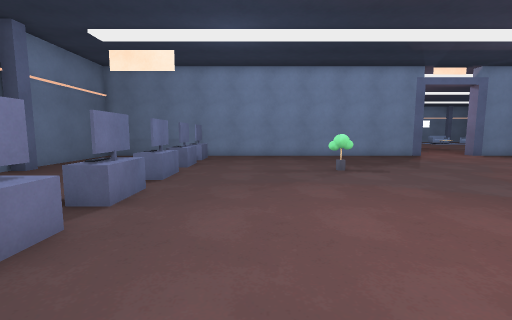
View 1 (above)

21 first-person views from a walk through a scene from a Unity 3-D project. The camera is 1.3 m above the floor, tilts 6° down and sees 90° across. The floor is counted in squares, 1 m on a side. Each view is taken from the middle of a square. On the plan, view 1 faces up. The plan holds only what a view shows up to about 13 squares ahead; the rest is blank. The place goes on beyond the plan. The player is left out.

View 2
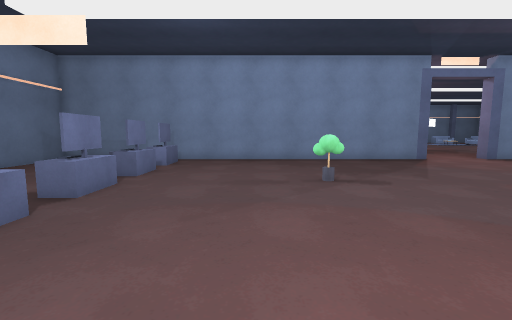

View 3
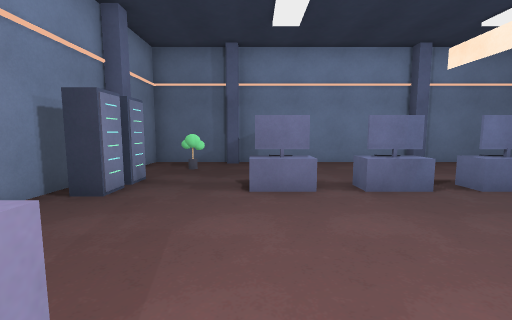

View 4
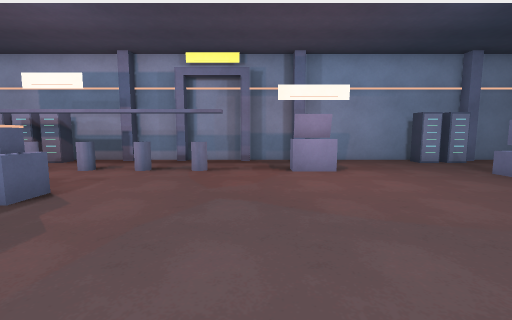

View 5
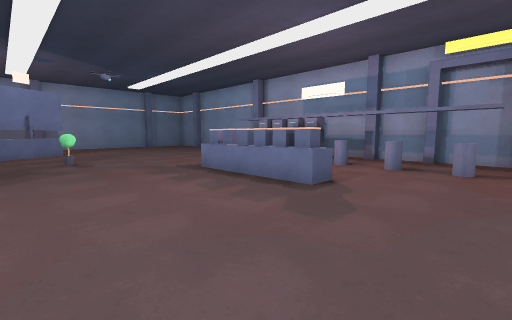

View 6
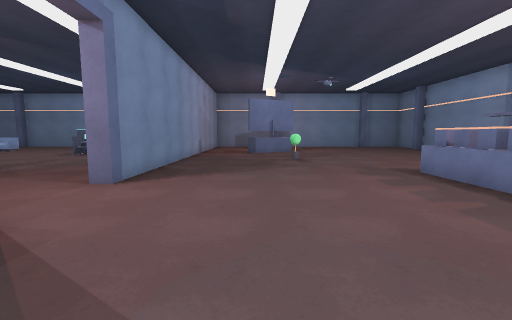

View 7
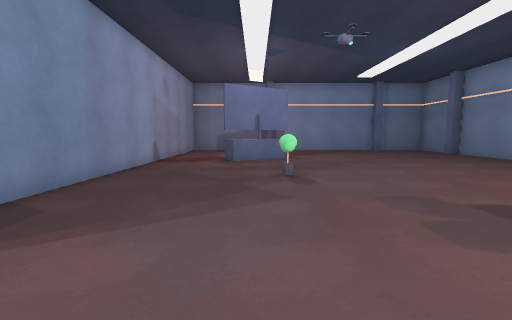

View 8
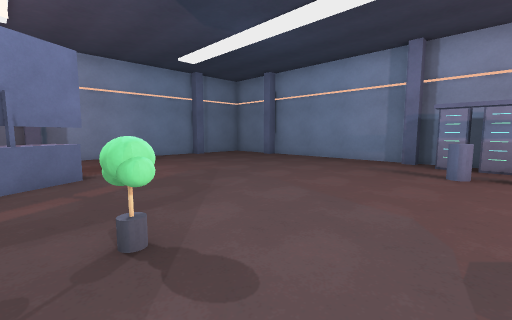

View 9
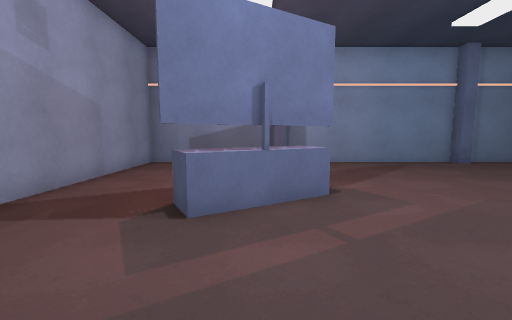

View 10
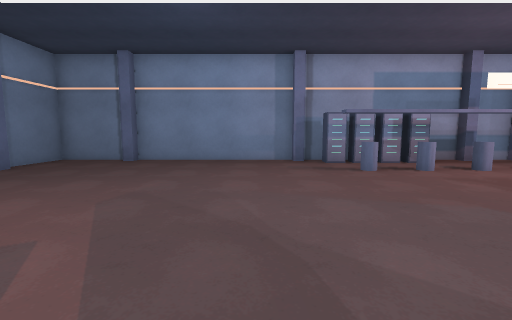

View 11
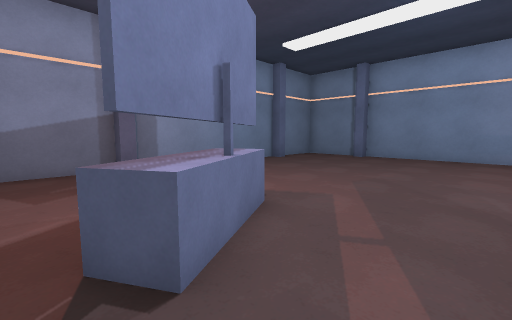

View 12
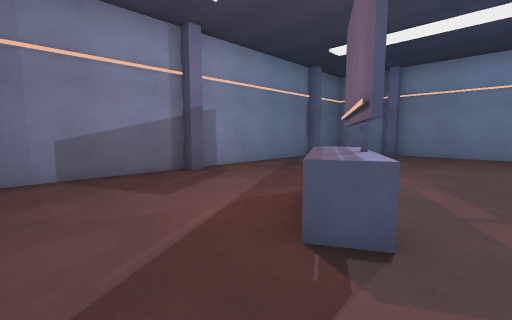

View 13
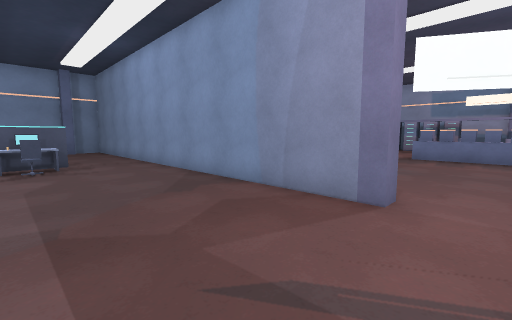

View 14
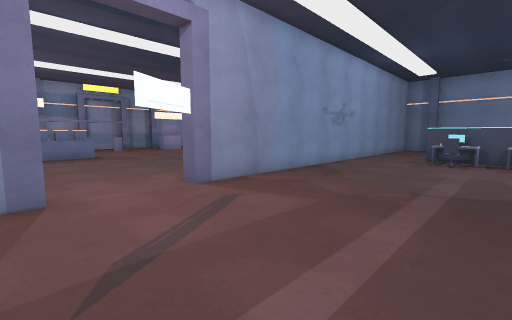

View 15
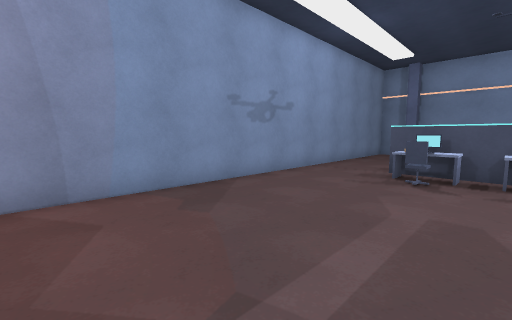

View 16
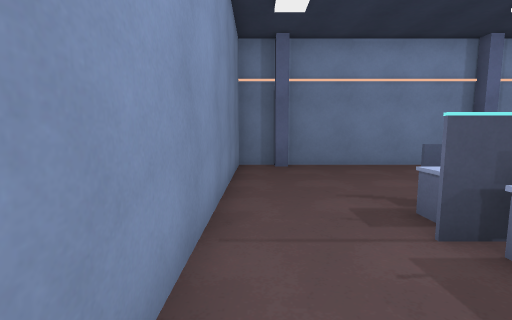

View 17
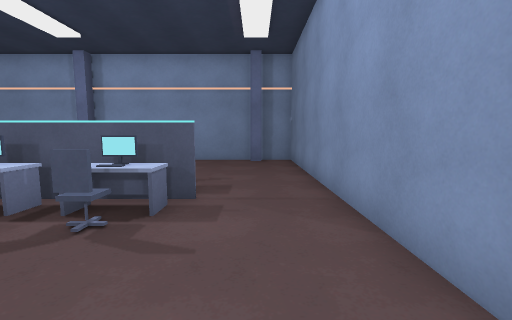

View 18
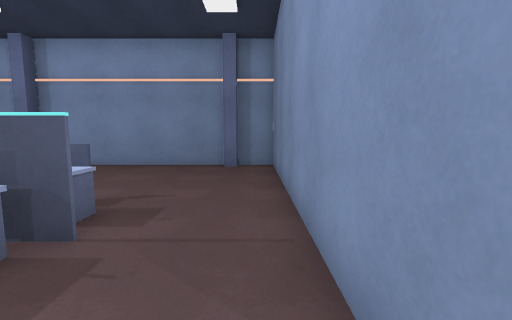

View 19
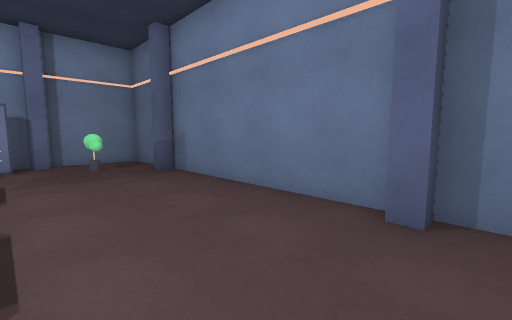

View 20
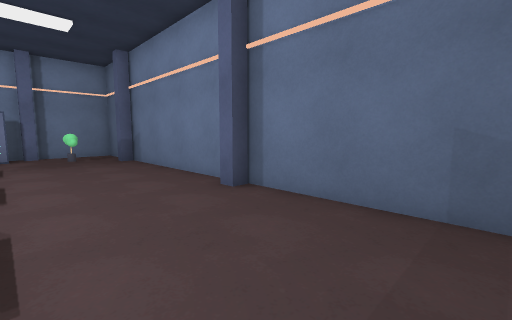

View 21
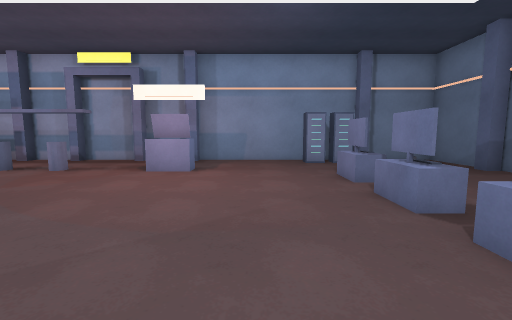

### Floor plan
Points are (right, up) in squares from view 1. A wall is a line through its corners. A room is listed if a view was taken in it or the views show most of it. See-through windows are left out.
Room 1 (views 1, 2, 3, 4, 5, 6, 7, 8, 9, 10, 11, 12, 13, 14, 15, 16, 17, 18, 19, 20, 21)
walls: (8.5, 14.7) (-8.5, 14.7) (-8.5, 9.3) (-8, 9.3) (-8, 8.8); (13.4, 15.3) (30.5, 15.3) (30.5, 16.8); (8.6, -2.5) (10.7, -2.5) (10.7, -2) (11.2, -2) (11.2, -2.5) (18.7, -2.5) (18.7, -2) (19.2, -2) (19.2, -2.5) (26.7, -2.5) (26.7, -2) (27.2, -2); (5.8, -2.5) (8.3, -2.5) (8.3, -2) (8.8, -2); (3.1, -2.5) (5.3, -2.5) (5.3, -2) (5.8, -2); (23, 18.1) (23, 21.5); (-1, 21.1) (-1, 18.1); (29.9, 8.6) (29.9, 9.3) (30.5, 9.3) (30.5, 14.7) (13.4, 14.7); (-8.5, 8.8) (-8.5, 1.3) (-8, 1.3) (-8, 0.8); (-5.4, -2) (-4.8, -2) (-4.8, -2.5) (2.7, -2.5) (2.7, -2) (3.2, -2); (27.5, -2.5) (30.5, -2.5) (30.5, 0.4); (-8.2, 15.3) (8.6, 15.3); (29.9, 16.6) (29.9, 17.2); (29.9, 0.6) (29.9, 1.3) (30.5, 1.3) (30.5, 8.8); (-8, 17.4) (-8, 16.8); (-8.5, 16.9) (-8.5, 15.2); (-8.5, 0.8) (-8.5, -2.5) (-5.2, -2.5); (30.5, 17.2) (30.5, 21.5); (-8.5, 21.5) (-8.5, 17.2)
low walls: (-8, 8.8) (-8.5, 8.8)
objects: other object (-6, 0); other object (-4, -2) to (-4, -1); other object (-3, -2) to (-2, -1); other object (-3, 2) to (-3, 3); other object (-3, 5) to (-3, 6); other object (-3, 7) to (-3, 8); other object (-3, 10) to (-3, 11); other object (-3, 12) to (-3, 14); other object (-3, 19); other object (-2, 19) to (-2, 20); other object (0, 19) to (0, 20); other object (0, 21); other object (1, 19); other object (2, 1) to (4, 1); other object (3, 9); other object (7, 1); other object (9, 1); other object (9, 15); other object (10, 5); other object (11, 1); other object (11, 5); other object (11, 17); other object (12, 5); other object (13, 1); other object (13, 5); other object (13, 15); other object (14, -2) to (14, -1); other object (14, 5); other object (15, -2) to (15, -1); other object (15, 1); other object (16, -2) to (17, -1); other object (17, 1); other object (18, -2) to (18, -1); other object (19, 9); other object (21, 19); other object (22, 19) to (22, 20); other object (22, 21); other object (23, 8) to (25, 11); other object (24, 19) to (24, 20); other object (25, 19)

Where each view was taken, in squares from view 1:
view 1: 0 up, 0 right, facing up
view 2: 2 up, 1 right, facing up
view 3: 2 up, 3 right, facing left
view 4: 10 up, 5 right, facing down
view 5: 11 up, 6 right, facing down-right
view 6: 11 up, 6 right, facing right
view 7: 10 up, 11 right, facing right
view 8: 10 up, 16 right, facing down-right
view 9: 10 up, 19 right, facing right
view 10: 10 up, 21 right, facing down
view 11: 12 up, 21 right, facing down-right
view 12: 14 up, 22 right, facing down-right
view 13: 20 up, 11 right, facing down-right
view 14: 21 up, 13 right, facing down-left
view 15: 21 up, 8 right, facing down-left
view 16: 16 up, 2 right, facing left
view 17: 17 up, 18 right, facing right
view 18: 16 up, 20 right, facing right
view 19: 10 up, 4 left, facing down-left
view 20: 14 up, 4 left, facing down-left
view 21: 10 up, 0 right, facing down
